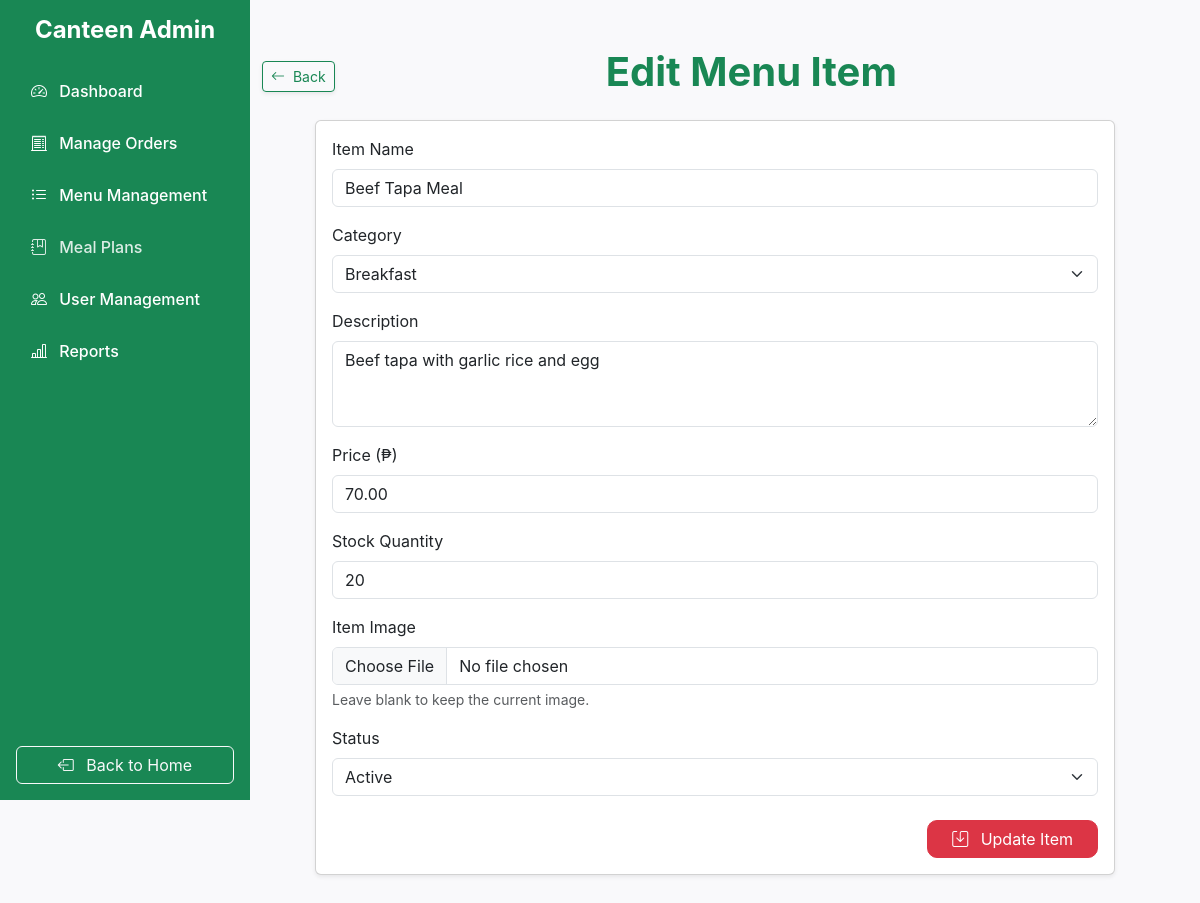
The page /pages/admin-pages/edit_menu_item.php?id=8 (signed in) on the database its author committed.
### tables this page shows
CREATE TABLE IF NOT EXISTS `menu_items` (
  `item_id` INT NOT NULL AUTO_INCREMENT,
  `item_name` VARCHAR(100) NOT NULL,
  `category` ENUM('Breakfast', 'Lunch', 'Snack', 'Beverage') NULL DEFAULT NULL,
  `price` DECIMAL(10,2) NOT NULL,
  `stock` INT NOT NULL,
  `description` TEXT NULL DEFAULT NULL,
  `image` VARCHAR(100) NULL DEFAULT NULL,
  `status` ENUM('active', 'inactive') NULL DEFAULT 'active',
  PRIMARY KEY (`item_id`));

### pages/admin-pages/edit_menu_item.php (the view, shortened to what this page needs)
<?php
    include('../../includes/sidebar.php');
?>
<main class="admin-content container my-5 fullHeight d-flex flex-column align-items-center justify-content-start">
    <div class="d-flex justify-content-between align-items-center w-100 mb-3">
        <div class="d-flex align-items-center gap-2">
            <a href="manage_menu.php" class="btn btn-outline-success btn-sm shadow-sm">
                <i class="bi bi-arrow-left me-1"></i> Back
            </a>
        </div>
        <h1 class="text-center flex-grow-1 fw-bold text-success">Edit Menu Item</h1>
    </div>
    <div class="card shadow-sm w-100" style="max-width: 800px;">
        <div class="card-body">
            <?php
                include('../../config/db.php');
                if (isset($_GET['id'])) {
                    $itemId = intval($_GET['id']);
                    $stmt = $conn->prepare("SELECT * FROM menu_items WHERE item_id = ?");
                    $stmt->bind_param("i", $itemId);
                    $stmt->execute();
                    $result = $stmt->get_result();
                    if ($result->num_rows > 0) {
                        $menuItem = $result->fetch_assoc();
                    } else {
                        echo "<div class='alert alert-danger'>Menu item not found.</div>";
                        exit();
                    }
                } else {
                    echo "<div class='alert alert-danger'>Invalid request.</div>";
                    exit();
                }
            ?>
            <form class="needs-validation" id="editMenuForm" method="POST" enctype="multipart/form-data" novalidate>
                <div class="mb-3">
                    <label for="item_name" class="form-label">Item Name</label>
                    <input type="text" class="form-control" id="item_name" name="item_name" value="<?php echo htmlspecialchars($menuItem['item_name']); ?>" required minlength="2">
                </div>
                <div class="mb-3">
                    <label for="category" class="form-label">Category</label>
                    <select class="form-select" id="category" name="category" required>
                        <option value="Breakfast" <?php if ($menuItem['category'] === 'Breakfast') echo 'selected'; ?>>Breakfast</option>
                    </select>
                </div>
                <div class="mb-3">
                    <label for="description" class="form-label">Description</label>
                    <textarea class="form-control" id="description" name="description" rows="3" minlength="15" required><?php echo htmlspecialchars($menuItem['description']); ?></textarea>
                </div>
                <div class="mb-3">
                    <label for="price" class="form-label">Price (₱)</label>
                    <input type="number" step="0.01" class="form-control" id="price" name="price" value="<?php echo htmlspecialchars($menuItem['price']); ?>" required>
                </div>
                <div class="mb-3">
                    <label for="stock" class="form-label">Stock Quantity</label>
                    <input type="number" class="form-control" id="stock" name="stock" value="<?php echo htmlspecialchars($menuItem['stock']); ?>" min="1" required>
                </div>
                <div class="mb-3">
                    <label for="image" class="form-label">Item Image</label>
                    <input type="file" class="form-control" id="image" name="image" accept="image/*">
                    <div class="form-text">Leave blank to keep the current image.</div>
                </div>
                <div class="mb-3">
                    <label for="status" class="form-label">Status</label>
                    <select class="form-select" id="status" name="status" required>
                        <option value="active" <?php if ($menuItem['status'] === 'active') echo 'selected'; ?>>Active</option>
                    </select>
                </div>
                <div class="text-end mt-4">
                    <button type="submit" class="btn btn-danger px-4">
                        <i class="bi bi-save me-2"></i> Update Item
                    </button>
                </div>
            </form>
        </div>
    </div>
</main>
<?php include('../../includes/closing.php'); ?>

### assets/css/admin.css (style rules this page uses)
.fullHeight { min-height: 85vh; }
.btn-danger { border-radius: 10px; }
body { margin: 0; font-family: "Inter", sans-serif; background-color: #f9f9fb; }
.admin-content { margin-left: 250px; margin-right: 20px; width: calc(100% - 250px); }

### rows shown on the page
menu_items: item_name "Beef Tapa Meal", category "Breakfast", description "Beef tapa with garlic rice and egg", price "70.00", stock "20", status "Active"
